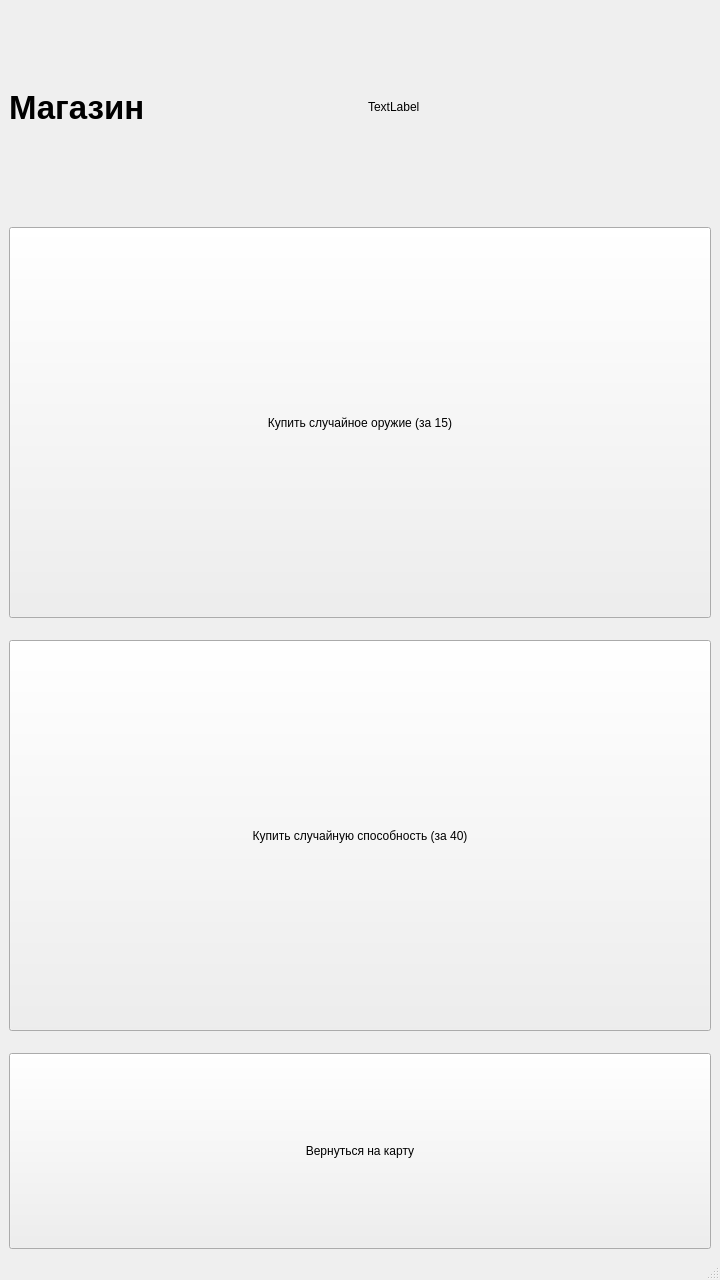
<?xml version="1.0" encoding="UTF-8"?>
<ui version="4.0">
 <class>Shop</class>
 <widget class="QMainWindow" name="Shop">
  <property name="geometry">
   <rect>
    <x>0</x>
    <y>0</y>
    <width>720</width>
    <height>1280</height>
   </rect>
  </property>
  <property name="windowTitle">
   <string>Shop</string>
  </property>
  <widget class="QWidget" name="centralwidget">
   <layout class="QGridLayout" name="gridLayout" rowstretch="1,2,2,1" rowminimumheight="0,0,0,0">
    <property name="horizontalSpacing">
     <number>15</number>
    </property>
    <property name="verticalSpacing">
     <number>22</number>
    </property>
    <item row="0" column="0">
     <widget class="QLabel" name="label">
      <property name="font">
       <font>
        <pointsize>25</pointsize>
        <weight>75</weight>
        <bold>true</bold>
       </font>
      </property>
      <property name="text">
       <string>Магазин</string>
      </property>
     </widget>
    </item>
    <item row="0" column="1">
     <widget class="QLabel" name="exp">
      <property name="text">
       <string>TextLabel</string>
      </property>
     </widget>
    </item>
    <item row="1" column="0" colspan="2">
     <widget class="QPushButton" name="pushButton">
      <property name="sizePolicy">
       <sizepolicy hsizetype="Minimum" vsizetype="Minimum">
        <horstretch>0</horstretch>
        <verstretch>0</verstretch>
       </sizepolicy>
      </property>
      <property name="text">
       <string>Купить случайное оружие (за 15)</string>
      </property>
     </widget>
    </item>
    <item row="2" column="0" colspan="2">
     <widget class="QPushButton" name="pushButton_2">
      <property name="enabled">
       <bool>true</bool>
      </property>
      <property name="sizePolicy">
       <sizepolicy hsizetype="Minimum" vsizetype="Minimum">
        <horstretch>0</horstretch>
        <verstretch>0</verstretch>
       </sizepolicy>
      </property>
      <property name="text">
       <string>Купить случайную способность (за 40)</string>
      </property>
     </widget>
    </item>
    <item row="3" column="0" colspan="2">
     <widget class="QPushButton" name="pushButton_3">
      <property name="sizePolicy">
       <sizepolicy hsizetype="Minimum" vsizetype="Minimum">
        <horstretch>0</horstretch>
        <verstretch>0</verstretch>
       </sizepolicy>
      </property>
      <property name="text">
       <string>Вернуться на карту</string>
      </property>
     </widget>
    </item>
   </layout>
  </widget>
  <widget class="QMenuBar" name="menubar">
   <property name="geometry">
    <rect>
     <x>0</x>
     <y>0</y>
     <width>720</width>
     <height>21</height>
    </rect>
   </property>
  </widget>
  <widget class="QStatusBar" name="statusbar"/>
 </widget>
 <resources/>
 <connections/>
</ui>
